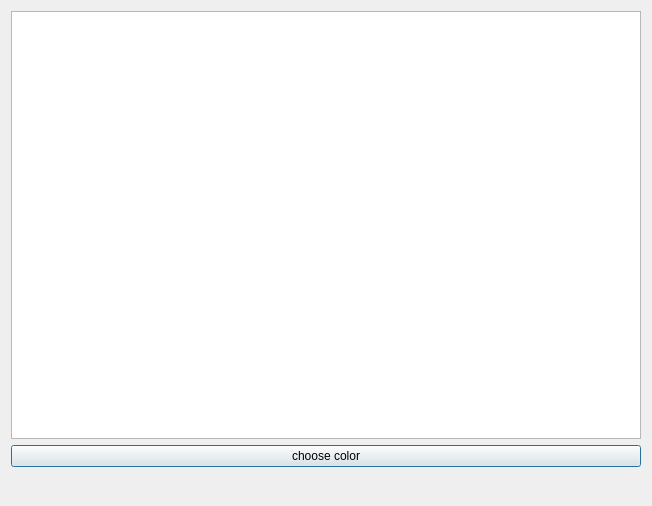
<?xml version="1.0" encoding="UTF-8"?>
<ui version="4.0">
 <class>Dialog</class>
 <widget class="QDialog" name="Dialog">
  <property name="geometry">
   <rect>
    <x>0</x>
    <y>0</y>
    <width>652</width>
    <height>506</height>
   </rect>
  </property>
  <property name="windowTitle">
   <string>Dialog</string>
  </property>
  <layout class="QVBoxLayout" name="verticalLayout">
   <item>
    <widget class="QTextBrowser" name="textBrowser"/>
   </item>
   <item>
    <widget class="QPushButton" name="pushButton">
     <property name="text">
      <string>choose color</string>
     </property>
    </widget>
   </item>
   <item>
    <widget class="QLabel" name="label_result">
     <property name="font">
      <font>
       <pointsize>14</pointsize>
      </font>
     </property>
     <property name="text">
      <string/>
     </property>
    </widget>
   </item>
  </layout>
 </widget>
 <resources/>
 <connections/>
</ui>
